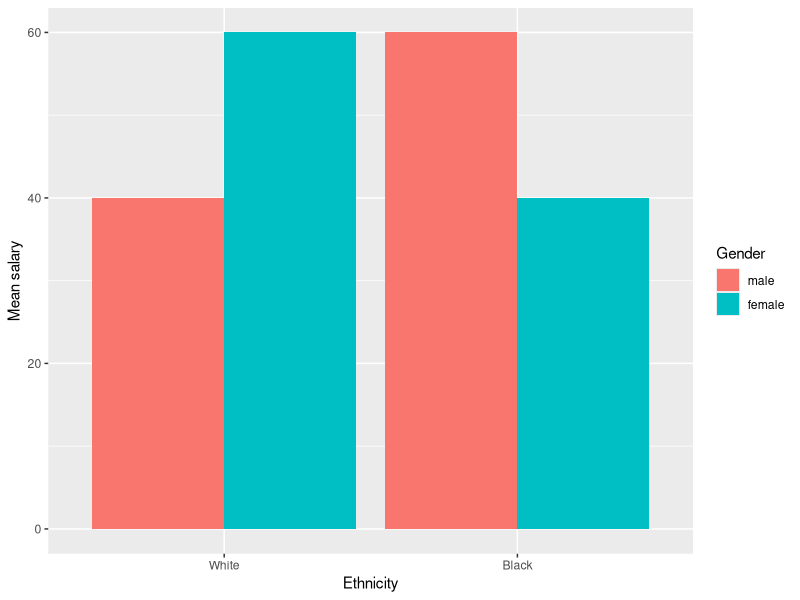
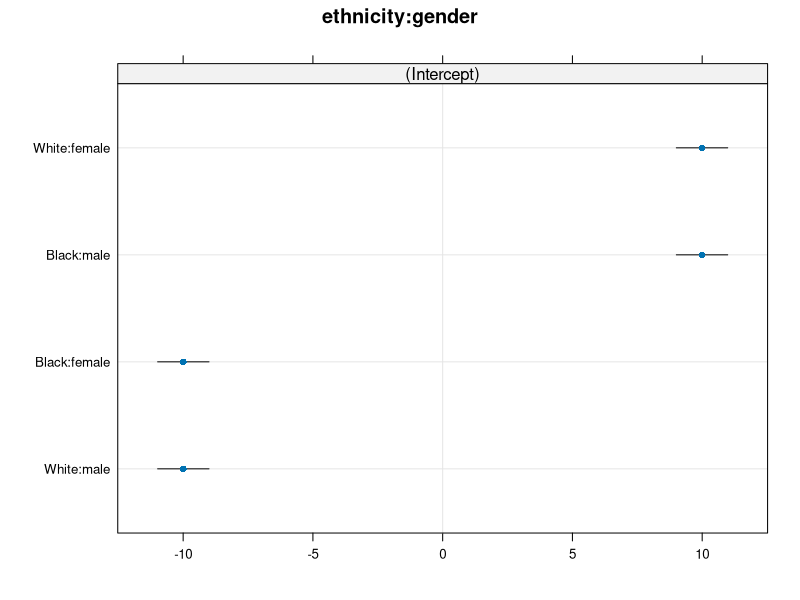
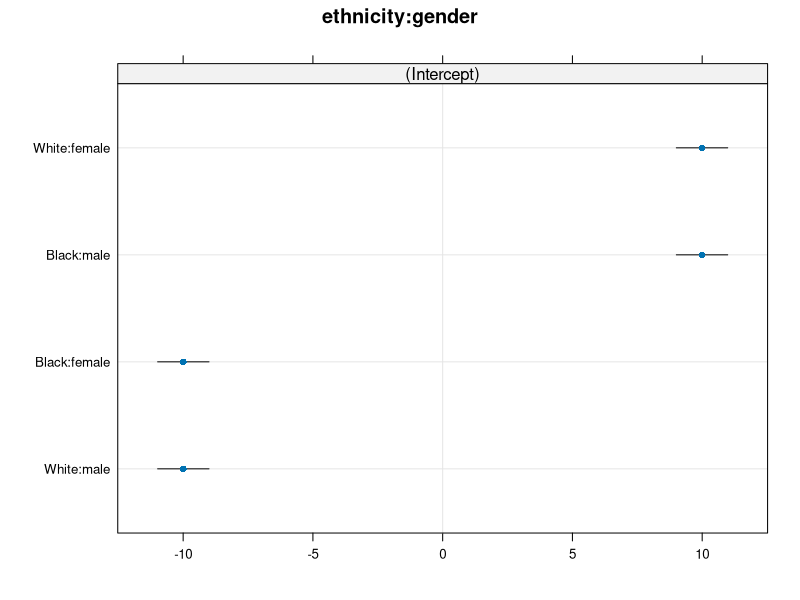
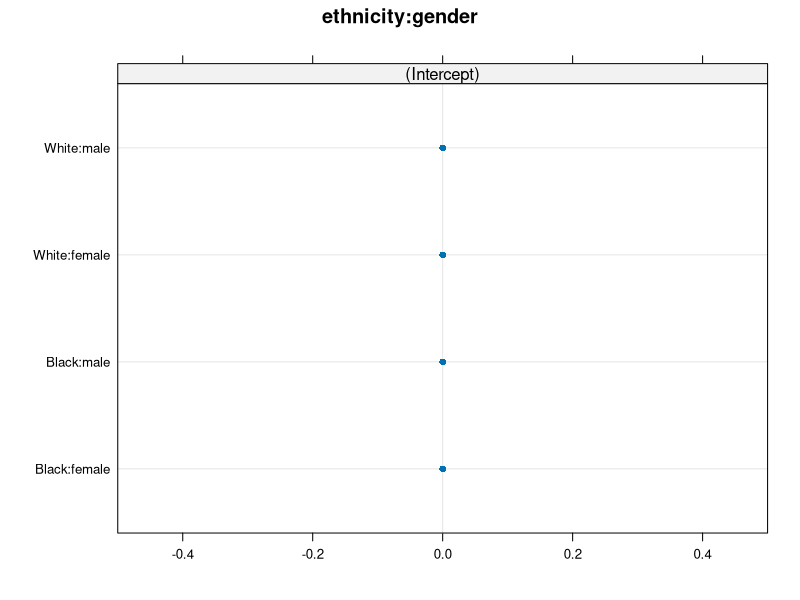

Recreate these plots in R, in order.
## ---- chunk 1
library(tidyverse)
library(lme4)
library(lattice)
options(scipen=0)
## ---- chunk 2
group_n <- 100
## ---- chunk 3
rand_within <- rnorm(group_n, mean = 0, sd = 5)
rand_within <- rand_within - mean(rand_within)
## ---- chunk 4
dat <-
  expand.grid(
    gender = c("male", "female"),
    ethnicity = c("White", "Black"),
    i = 1:group_n
  ) |>
  select(-i) |>
  arrange(gender, ethnicity) |>
  mutate(
    y = case_when(
      gender == "male"   & ethnicity == "White" ~ 40,
      gender == "female" & ethnicity == "White" ~ 60,
      gender == "male"   & ethnicity == "Black" ~ 60,
      gender == "female" & ethnicity == "Black" ~ 40
    ),
    y = y + rep(rand_within, n()/length(rand_within))
  )
dat
## ---- chunk 5
dat |>
  group_by(gender) |>
  summarise(mean = mean(y),
            sd = sd(y),
            min = min(y),
            max = max(y))
## ---- chunk 6
dat |>
  group_by(ethnicity) |>
  summarise(mean = mean(y),
            sd = sd(y),
            min = min(y),
            max = max(y))
## ---- chunk 7
dat |>
  group_by(ethnicity, gender) |>
  summarise(mean = mean(y)) |>
  ggplot(aes(fill = gender, y = mean, x = ethnicity)) +
  geom_col(position="dodge") + 
  labs(x = "Ethnicity", y = "Mean salary", fill = "Gender")
## ---- chunk 8
mod_add <- lm(y ~ gender + ethnicity, data = dat)
summary(mod_add)
## ---- chunk 9
mod_mult <- lm(y ~ gender * ethnicity, data = dat)
summary(mod_mult)
## ---- chunk 10
lmm_null  <- lmer(y ~ 1 + (1|gender:ethnicity), data = dat)
summary(lmm_null)
## ---- chunk 11
vars <- as.data.frame(VarCorr(lmm_null))
vars$vcov[1] / sum(vars$vcov)
## ---- chunk 12
lmm_add  <- lmer(y ~ ethnicity + gender + (1|ethnicity:gender), data = dat)
summary(lmm_add)
## ---- chunk 13
vars_add <- as.data.frame(VarCorr(lmm_add))
vars_add$vcov[1] / sum(vars_add$vcov)
## ---- chunk 14
ranef(lmm_add) |> dotplot()
## ---- chunk 15
dat_add <-
  expand.grid(
    gender = c("male", "female"),
    ethnicity = c("White", "Black"),
    i = 1:group_n
  ) |>
  select(-i) |>
  arrange(gender, ethnicity) |>
  mutate(
    y = case_when(
      gender == "male"   & ethnicity == "White" ~ 80,
      gender == "female" & ethnicity == "White" ~ 80,
      gender == "male"   & ethnicity == "Black" ~ 60,
      gender == "female" & ethnicity == "Black" ~ 60
    ),
    y = y + rep(rand_within, n()/length(rand_within))
  )
dat_add
## ---- chunk 16
dat_add |>
  group_by(gender) |>
  summarise(mean = mean(y),
            sd = sd(y),
            min = min(y),
            max = max(y))
## ---- chunk 17
dat_add |>
  group_by(ethnicity) |>
  summarise(mean = mean(y),
            sd = sd(y),
            min = min(y),
            max = max(y))
## ---- chunk 18
dat_add |>
  group_by(gender,ethnicity) |>
  summarise(mean = mean(y),
            sd = sd(y),
            min = min(y),
            max = max(y))
## ---- chunk 19
mod_dat_add <- lm(y ~ gender + ethnicity, data = dat_add)
summary(mod_dat_add)
## ---- chunk 20
lmm_add_null  <- lmer(y ~ 1 + (1|ethnicity:gender), data = dat_add)
summary(lmm_add_null)
## ---- chunk 21
vars_add <- as.data.frame(VarCorr(lmm_add_null))
vars_add$vcov[1] / sum(vars_add$vcov)
## ---- chunk 22
lmm_add_add  <- lmer(y ~ ethnicity + gender + (1|ethnicity:gender), data = dat_add)
summary(lmm_add_add)
## ---- chunk 23
vars_add_add <- as.data.frame(VarCorr(lmm_add_add))
vars_add_add$vcov[1] / sum(vars_add_add$vcov)
## ---- chunk 24
library(lattice)
## ---- chunk 25
ranef(lmm_add) |> dotplot()
## ---- chunk 26
ranef(lmm_add_add) |> dotplot()
## ---- chunk 27
ONS_ethnicities <- c(
  "Bangladeshi",
  "Chinese",
  "Indian",
  "Pakistani",
  "Other Asian",
  "African",
  "Caribbean",
  "Other Black",
  "White and Asian",
  "White and Black African",
  "White and Black Caribbean",
  "Other Mixed or Multiple ethnic groups",
  "English, Welsh, Scottish, Northern Irish or British",
  "Irish",
  "Gypsy or Irish Traveller",
  "Roma",
  "Other White",
  "Arab",
  "Any other ethnic group"
)
## ---- chunk 28
ONS_gender <- c("Cis woman",
                "Cis man",
                "Trans woman",
                "Trans man",
                "Non-binary",
                "Other")
## ---- chunk 29
expand.grid(ethnicity = ONS_ethnicities, gender = ONS_gender) |>
  mutate(intersect = paste(ethnicity, gender, sep = " : ")) |>
  pull(intersect) |>
  paste(collapse = "\n") |>
  cat()
